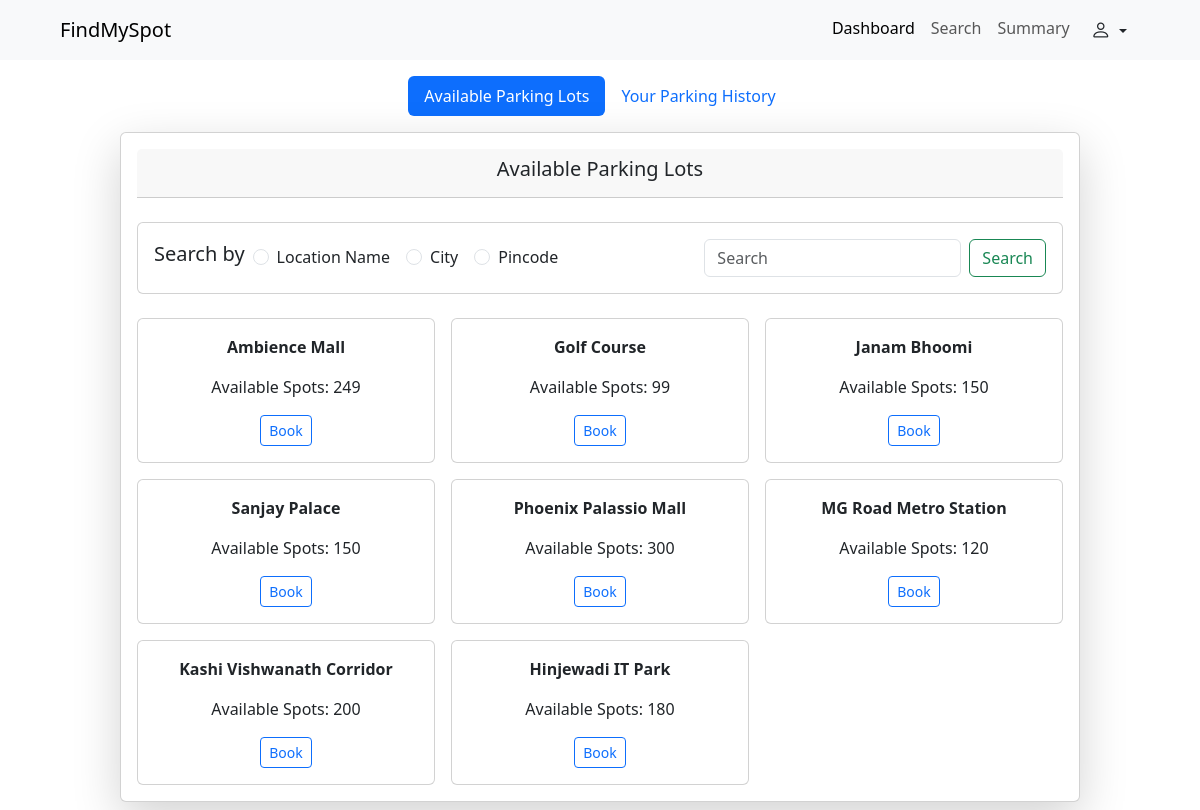
The page /user/dashboard (signed in) on the database its author committed.
### backend/models.py (models this page shows)
class ParkingLot(db.Model):
    __tablename__ = "Parking_Lot"
    id = db.Column(db.Integer , primary_key = True , autoincrement=True)
    prime_location_name = db.Column(db.String, nullable = False)
    price = db.Column(db.Integer, nullable = False) #####
    address = db.Column(db.String, nullable = False)
    city = db.Column(db.String , nullable = False)
    pin_code = db.Column(db.Integer, nullable = False)
    maximum_number_of_spots = db.Column(db.Integer, nullable = False)
    spots = db.relationship("ParkingSpot", backref = "Parking_Lot")
    reserved_parking_spot = db.relationship("ReservedParkingSpot" , backref="Parking_Lot")

### backend/routes.py (the view)
@app.route("/user/dashboard")
@login_required
def user_dash():
    all_par = db.session.query(ParkingLot).join(ParkingSpot).filter(ParkingSpot.status == 'A').distinct().all()
    booking_history = db.session.query(ReservedParkingSpot).filter_by(user_id=current_user.id).all()
    return render_template("/user/dashboard.html", curr_user=current_user, all_par=all_par, booking_history = booking_history)

### app.py (called while the page is built)
def create_app():
    app = Flask(__name__)
    app.config["SQLALCHEMY_DATABASE_URI"] = "sqlite:///vehicle__app_db.sqlite3"
    app.config["SECRET_KEY"] = "thisismayankdhangar"
    db.init_app(app)
    login_manager = LoginManager(app)
    @login_manager.user_loader
    def load_user(email): #taking the id from cookies
        return db.session.query(User).filter_by(email = email).first() or db.session.query(Admin).filter_by(email = email).first()
    app.app_context().push()
    db.create_all()
    return app

### templates/user/dashboard.html (shortened to what this page needs)
<!doctype html>
<html lang="en">
<head>
    <link href="https://cdn.jsdelivr.net/npm/bootstrap@5.3.7/dist/css/bootstrap.min.css" rel="stylesheet"
>
    <link rel="stylesheet" href="https://cdn.jsdelivr.net/npm/bootstrap-icons@1.13.1/font/bootstrap-icons.min.css">
</head>
<body>
    <nav class="navbar sticky-top navbar-expand-lg bg-body-tertiary">
        <div class="container-fluid ms-5">
            <a class="navbar-brand" href="#">FindMySpot</a>
            <div class="collapse navbar-collapse" id="navbarSupportedContent">
                <ul class="navbar-nav ms-auto me-5">
                    <li class="nav-item">
                        <a class="nav-link active" aria-current="page" href="/user/dashboard">Dashboard</a>
                    </li>
                    <li class="nav-item">
                        <a class="nav-link" href="#">Search</a>
                    </li>
                    <li class="nav-item">
                        <a class="nav-link" href="#">Summary</a>
                    </li>
                    <div class="dropdown">
                        <button class="btn dropdown-toggle" type="button" data-bs-toggle="dropdown"
                            aria-expanded="false">
                            <i class="bi bi-person fs-5"></i>
                        </button>
                    </div>
                </ul>
            </div>
        </div>
    </nav>
    <ul class="nav nav-pills mb-3 d-flex justify-content-center mt-3" id="pills-tab" role="tablist">
        <li class="nav-item" role="presentation">
            <button class="nav-link active" id="pills-home-tab" data-bs-toggle="pill" data-bs-target="#pills-home"
                type="button" role="tab" aria-controls="pills-home" aria-selected="true">Available Parking Lots</button>
        </li>
        <li class="nav-item" role="presentation">
            <button class="nav-link" id="pills-profile-tab" data-bs-toggle="pill" data-bs-target="#pills-profile"
                type="button" role="tab" aria-controls="pills-profile" aria-selected="false">Your Parking
                History</button>
        </li>
    </ul>
    <div class="tab-content" id="pills-tabContent">
        <div class="tab-pane fade show active" id="pills-home" role="tabpanel" aria-labelledby="pills-home-tab"
            tabindex="0">
            <div class="card shadow-lg mx-auto my-2" style="width:80%">
                <div class="card-body">
                    <div class="card-header d-flex align-items-center justify-content-center">
                        <h5 class="card-title">Available Parking Lots</h5>
                    </div>
                    <div class="card mx-auto my-4" >
                        <div class="card-body d-flex align-items-center">
                            <h5 class="card-title me-2">Search by</h5>
                            <div class="form-check form-check-inline">
                                <input class="form-check-input" type="radio" name="searchby" id="name" value="name">
                                <label class="form-check-label" for="name">Location Name</label>
                            </div>
                            <div class="form-check form-check-inline">
                                <input class="form-check-input" type="radio" name="searchby" id="city" value="city">
                                <label class="form-check-label" for="city">City</label>
                            </div>
                            <div class="form-check form-check-inline">
                                <input class="form-check-input" type="radio" name="searchby" id="pincode"
                                    value="pincode">
                                <label class="form-check-label" for="pincode">Pincode</label>
                            </div>
                            <form class="d-flex ms-auto" role="search">
                                <input class="form-control me-2" type="search" placeholder="Search"
                                    aria-label="Search" />
                                <button class="btn btn-outline-success" type="submit">Search</button>
                            </form>
                        </div>
                    </div>
                    <div class="row g-3 text-center">
                        {% for lot in all_par %}
                        <div class="col-4">
                            <div class="card">
                                <div class="card-body">
                                    <p><strong>{{ lot.prime_location_name }}</strong></p>
                                    <p>Available Spots: {{ lot.spots | selectattr('status', 'equalto', 'A') | list |
                                        length }}</p>
                                    <div class="btn-group btn-group-sm" role="group"
                                        aria-label="Basic outlined example">
                                        <button type="button" class="btn btn-outline-primary" data-bs-toggle="modal"
                                            data-bs-target="#bookParking-{{ lot.id }}">Book</button>
                                    </div>
                                </div>
                            </div>
                        </div>
                        {% endfor %}
                    </div>
                </div>
            </div>
        </div>
    </div>
</body>
</html>

### rows shown on the page
ParkingLot: prime_location_name "Ambience Mall", spots|selectattr "249"
ParkingLot: prime_location_name "Golf Course", spots|selectattr "99"
ParkingLot: prime_location_name "Janam Bhoomi", spots|selectattr "150"
ParkingLot: prime_location_name "Sanjay Palace", spots|selectattr "150"
ParkingLot: prime_location_name "Phoenix Palassio Mall", spots|selectattr "300"
ParkingLot: prime_location_name "MG Road Metro Station", spots|selectattr "120"
ParkingLot: prime_location_name "Kashi Vishwanath Corridor", spots|selectattr "200"
ParkingLot: prime_location_name "Hinjewadi IT Park", spots|selectattr "180"
